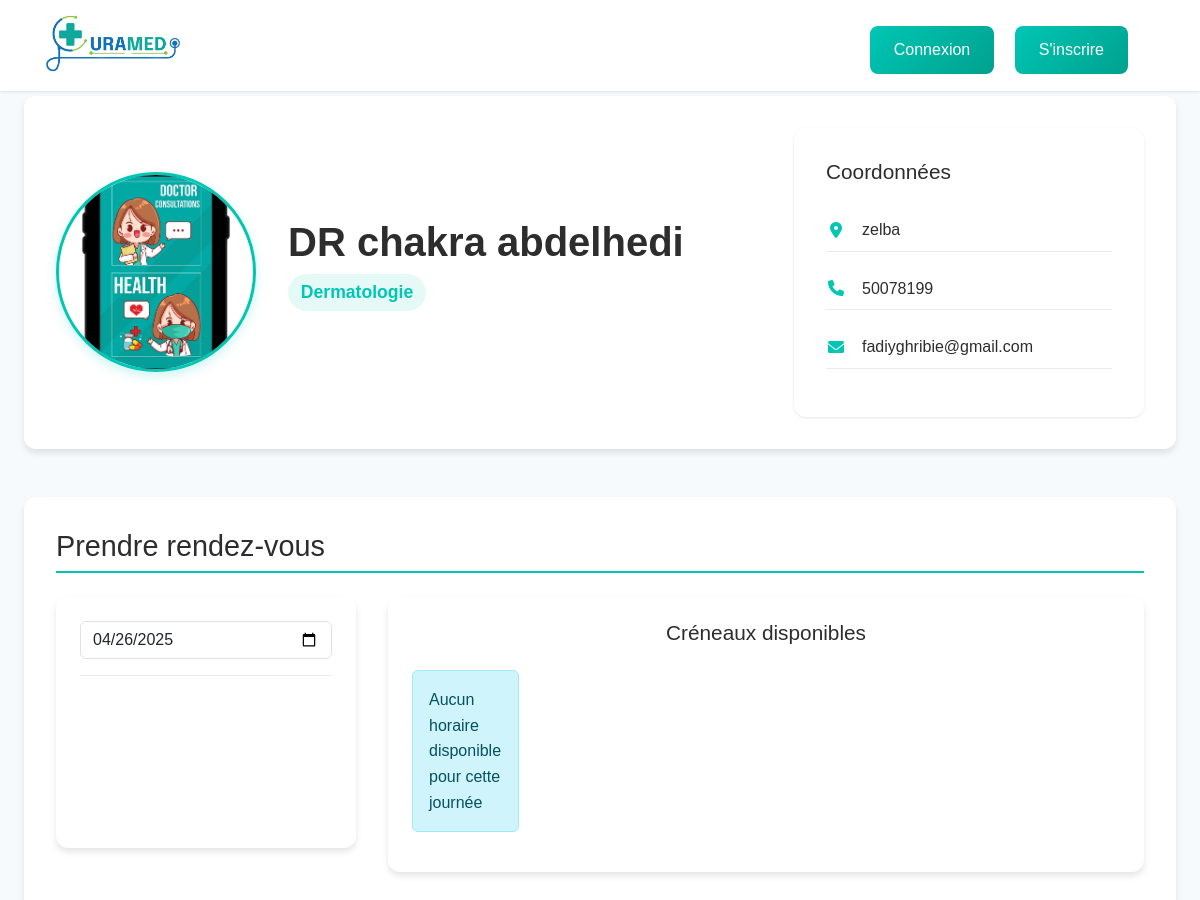
/profile.php?id=72 (upper part), run on an earlier commit of the app's database.
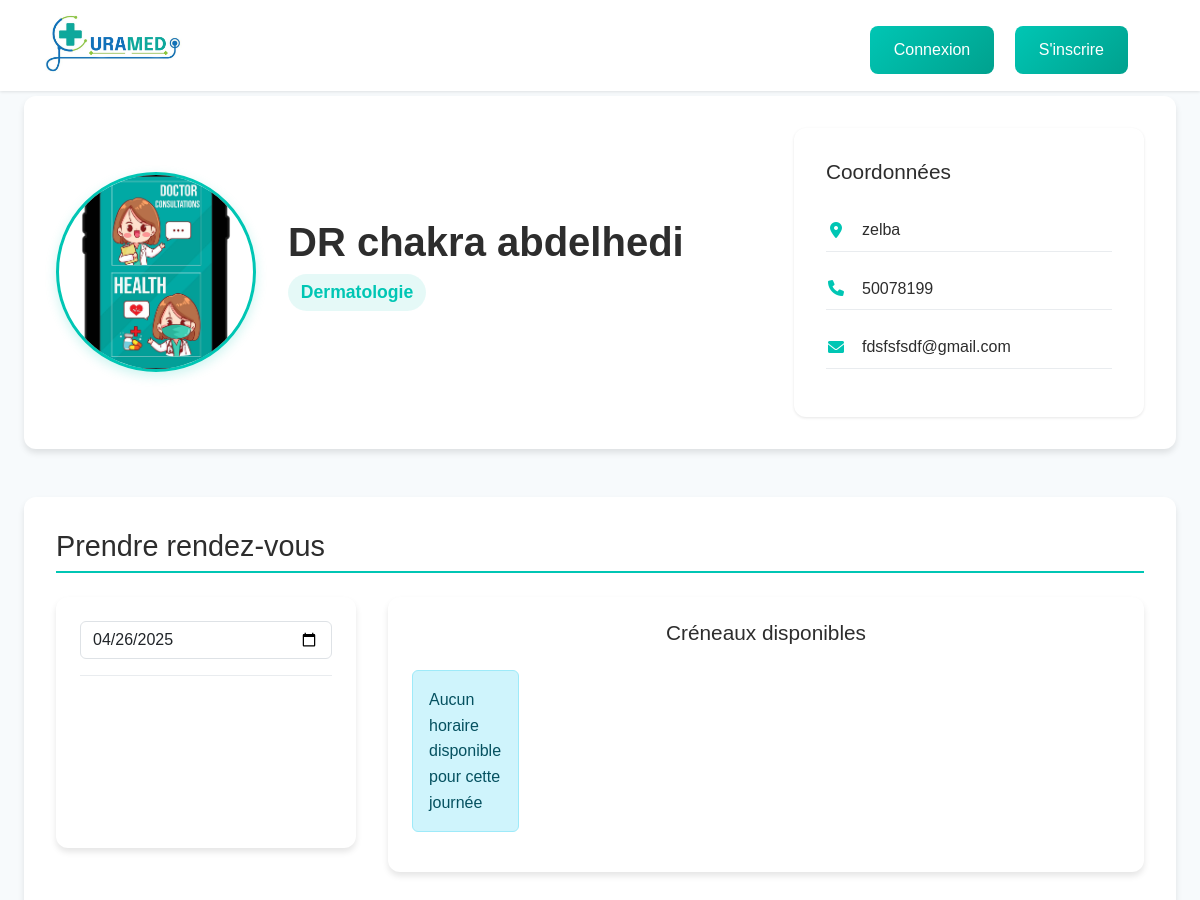
And on a later commit of the database.
### tables this page shows
CREATE TABLE `medecin` (
  `id_medecin` int(11) NOT NULL,
  `specialite` varchar(20) NOT NULL,
  `adresse_cabinet` varchar(50) NOT NULL,
  `experience` text NOT NULL,
  `ville` varchar(10) NOT NULL
);

CREATE TABLE `utilisateur` (
  `id_utilisateur` int(11) NOT NULL,
  `nom` varchar(50) NOT NULL,
  `prenom` varchar(50) NOT NULL,
  `age` int(11) NOT NULL,
  `email` varchar(50) NOT NULL,
  `mot_de_passe` text NOT NULL,
  `telephone` varchar(11) NOT NULL,
  `type_utilisateur` enum('patient','medecin') NOT NULL,
  `photo_profil` text NOT NULL,
  `role` enum('admin','regular') NOT NULL DEFAULT 'regular',
  `date_connexion` timestamp NOT NULL DEFAULT current_timestamp(),
  `genre` enum('homme','femme') NOT NULL
);

### profile.php (the view, shortened to what the changed rows need)
<?php
$conn = mysqli_connect("localhost", "root", "", "curamed");
if (isset($_GET['id'])) {
    $medecin_id = intval($_GET['id']);
} else {
    die("Aucun médecin spécifié.");
}
$req_medecin = "SELECT u.*, m.specialite, m.adresse_cabinet, m.experience
                FROM utilisateur u
                JOIN medecin m ON u.id_utilisateur = m.id_medecin
                WHERE u.id_utilisateur = ".$medecin_id;
$res_medecin = mysqli_query($conn, $req_medecin);
if ($res_medecin && mysqli_num_rows($res_medecin) > 0) {
    $medecin = mysqli_fetch_assoc($res_medecin);
} else {
    die("Médecin non trouvé.");
}
?>
<!DOCTYPE html>
<html lang="fr">
<head>
    <link rel="stylesheet" href="https://cdn.jsdelivr.net/npm/bootstrap@5.3.0/dist/css/bootstrap.min.css">
    <link rel="stylesheet" href="https://cdnjs.cloudflare.com/ajax/libs/font-awesome/6.0.0/css/all.min.css">
    <link href="https://cdn.jsdelivr.net/npm/bootstrap-icons@1.10.5/font/bootstrap-icons.css" rel="stylesheet">
    <link rel="stylesheet" href="styles/home.css">
</head>
<body>
    <section class="doctor-profile-section5">
        <div class="doctor-container5">
            <div class="doctor-header5">
                <div class="doctor-main-info5">
                    <img src="<?php echo htmlspecialchars($medecin['photo_profil'] ?: 'images/default-doctor.png'); ?>" alt="Dr. <?php echo htmlspecialchars($medecin['nom']); ?>" class="doctor-avatar-img5">
                    <div class="doctor-meta-info5">
                        <h1 class="doctor-full-name5"><?php echo htmlspecialchars("DR ".$medecin["nom"]." ". $medecin["prenom"]);?></h1>
                        <?php if (!empty($medecin['specialite'])): ?>
                            <p class="doctor-specialty5"><?php echo htmlspecialchars($medecin['specialite']); ?></p>
                        <?php endif; ?>
                    </div>
                </div>
                <div class="doctor-contact-box5">
                    <div class="doctor-contact-card5">
                        <ul class="doctor-contact-list5">
                            <li><i class="fas fa-map-marker-alt"></i> <?php echo htmlspecialchars($medecin['adresse_cabinet']); ?></li>
                            <li><i class="fas fa-phone"></i> <?php echo htmlspecialchars($medecin['telephone']); ?></li>
                            <li><i class="fas fa-envelope"></i> <?php echo htmlspecialchars($medecin['email']); ?></li>
                        </ul>
                    </div>
                </div>
            </div>
            <div class="appointment-section5">
                <h2 class="appointment-title5">Prendre rendez-vous</h2>
            </div>
        </div>
    </section>
</body>
</html>

What changed in the data, as far as the page shows it:
changed through a linked row, medecin "Dermatologie": id_medecin.email "fadiyghribie@gmail.com" → "fdsfsfsdf@gmail.com"
